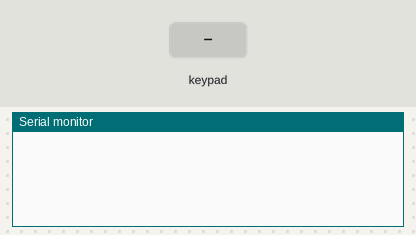
Simulated run of this sketch. Board: Arduino Uno, built with avr-gcc and run on an emulated ATmega328P. On the bench: the last lines printed to the serial monitor. The test bench sets the inputs (shaded band).

Above: at 1.2 s.
1.3 s: key '#' pressed
At 1.9 s:
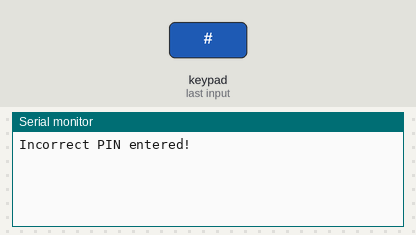
2.9 s: keypad keys 1 2 3 4 5 6 # pressed 0.4 s apart
At 6.3 s:
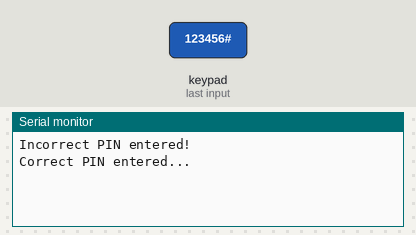

The sketch:

keypad_lock.ino
```cpp
// Beginning of necessary code
#include "Keypad.h"
const byte ROWS = 4; // set display to four rows
const byte COLS = 3; // set display to three columns
char keys[ROWS][COLS] =
{{'1','2','3'},
{'4','5','6'},
{'7','8','9'},
{'*','0','#'}};
byte rowPins[ROWS] = {5, 4, 3, 2};
byte colPins[COLS] = {8, 7, 6};
Keypad keypad = Keypad( makeKeymap(keys), rowPins, colPins, ROWS, COLS );
// End of necessary code
 char PIN[6]={'1','2','3','4','5','6'}; // our secret number
char attempt[6]={0,0,0,0,0,0};
int z=0;
void setup()
{
Serial.begin(9600);
}
void correctPIN() // do this if the correct PIN is entered
{
Serial.println("Correct PIN entered...");
}
void incorrectPIN() // do this if an incorrect PIN is entered
{
Serial.println("Incorrect PIN entered!");
}
void checkPIN()
{
int correct=0;
int i;
 for ( i = 0; i < 6 ; i++ )
{

if (attempt[i]==PIN[i])  /// replaced q with i
{
correct++;
}
}
if (correct==6)
{
 correctPIN();
} else
{
 incorrectPIN();
}
for (int zz=0; zz<6; zz++) // remove previously entered code attempt from
{
attempt[zz]=0;
}
}
void readKeypad()
{
char key = keypad.getKey();
if (key != NO_KEY)
{
 switch(key)
{
case '*':
z=0;
break;
case '#':
delay(100); // removes the possibility of switch bounce
checkPIN();
break;
default:
attempt[z]=key;
z++;
}
}
}
void loop()
{
 readKeypad();
}
```

Measured:
- after the input at 1.3 s, the serial monitor: prints a new line after 0.10 s (image 1)
- after the input at 2.9 s, the serial monitor: prints a new line after 2.5 s (image 2)
